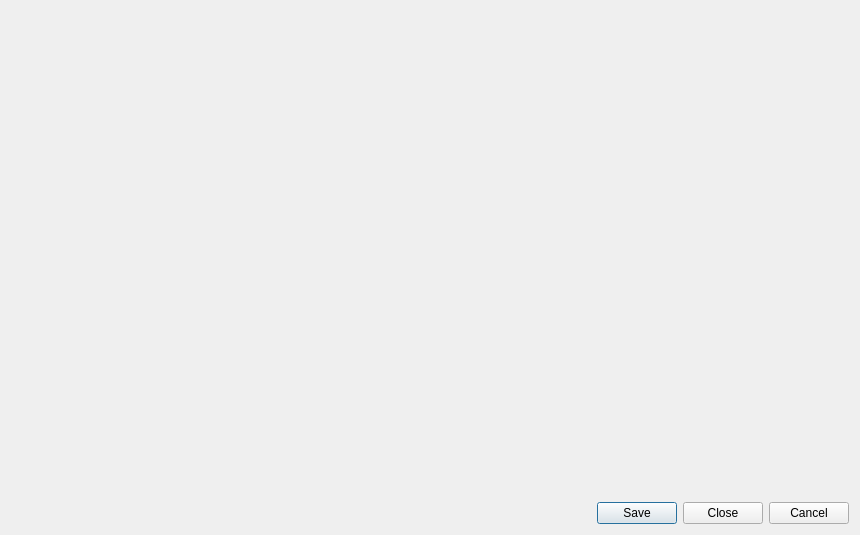
<?xml version="1.0" encoding="UTF-8"?>
<ui version="4.0">
 <class>ZMEditor</class>
 <widget class="QDialog" name="ZMEditor">
  <property name="geometry">
   <rect>
    <x>0</x>
    <y>0</y>
    <width>860</width>
    <height>535</height>
   </rect>
  </property>
  <property name="windowTitle">
   <string>Dialog</string>
  </property>
  <layout class="QVBoxLayout" name="verticalLayout">
   <item>
    <widget class="QsciScintilla" name="textEdit">
     <property name="toolTip">
      <string/>
     </property>
     <property name="whatsThis">
      <string/>
     </property>
    </widget>
   </item>
   <item>
    <layout class="QHBoxLayout" name="horizontalLayout">
     <item>
      <spacer name="horizontalSpacer">
       <property name="orientation">
        <enum>Qt::Horizontal</enum>
       </property>
       <property name="sizeHint" stdset="0">
        <size>
         <width>40</width>
         <height>20</height>
        </size>
       </property>
      </spacer>
     </item>
     <item>
      <widget class="QPushButton" name="save">
       <property name="text">
        <string>Save</string>
       </property>
      </widget>
     </item>
     <item>
      <widget class="QPushButton" name="close">
       <property name="text">
        <string>Close</string>
       </property>
      </widget>
     </item>
     <item>
      <widget class="QPushButton" name="cancel">
       <property name="text">
        <string>Cancel</string>
       </property>
      </widget>
     </item>
    </layout>
   </item>
  </layout>
 </widget>
 <customwidgets>
  <customwidget>
   <class>QsciScintilla</class>
   <extends>QFrame</extends>
   <header>Qsci/qsciscintilla.h</header>
  </customwidget>
 </customwidgets>
 <resources/>
 <connections/>
</ui>
